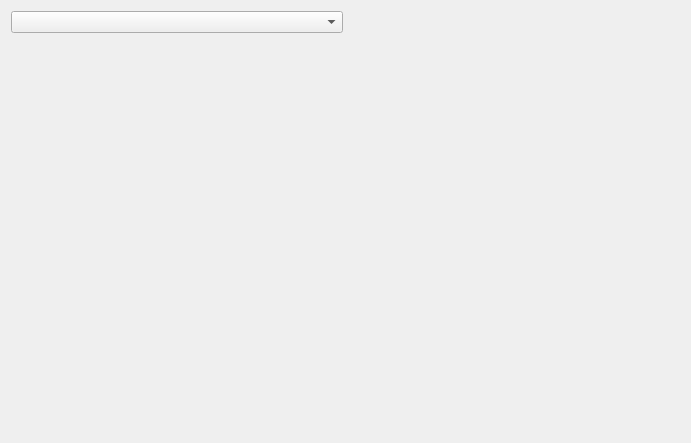
<?xml version="1.0" encoding="UTF-8"?>
<ui version="4.0">
 <class>DataPlotWidget</class>
 <widget class="QWidget" name="DataPlotWidget">
  <property name="geometry">
   <rect>
    <x>0</x>
    <y>0</y>
    <width>691</width>
    <height>443</height>
   </rect>
  </property>
  <property name="windowTitle">
   <string>Form</string>
  </property>
  <layout class="QHBoxLayout" name="horizontalLayout">
   <item>
    <layout class="QVBoxLayout" name="verticalLayout">
     <item>
      <widget class="QComboBox" name="axisCombo"/>
     </item>
     <item>
      <spacer name="verticalSpacer">
       <property name="orientation">
        <enum>Qt::Vertical</enum>
       </property>
       <property name="sizeHint" stdset="0">
        <size>
         <width>20</width>
         <height>40</height>
        </size>
       </property>
      </spacer>
     </item>
    </layout>
   </item>
   <item>
    <widget class="QWidget" name="chartPlace" native="true">
     <property name="sizePolicy">
      <sizepolicy hsizetype="Minimum" vsizetype="Preferred">
       <horstretch>0</horstretch>
       <verstretch>0</verstretch>
      </sizepolicy>
     </property>
     <layout class="QVBoxLayout" name="verticalLayout_2">
      <property name="spacing">
       <number>0</number>
      </property>
      <property name="leftMargin">
       <number>0</number>
      </property>
      <property name="topMargin">
       <number>0</number>
      </property>
      <property name="rightMargin">
       <number>0</number>
      </property>
      <property name="bottomMargin">
       <number>0</number>
      </property>
     </layout>
    </widget>
   </item>
  </layout>
 </widget>
 <resources/>
 <connections/>
</ui>
